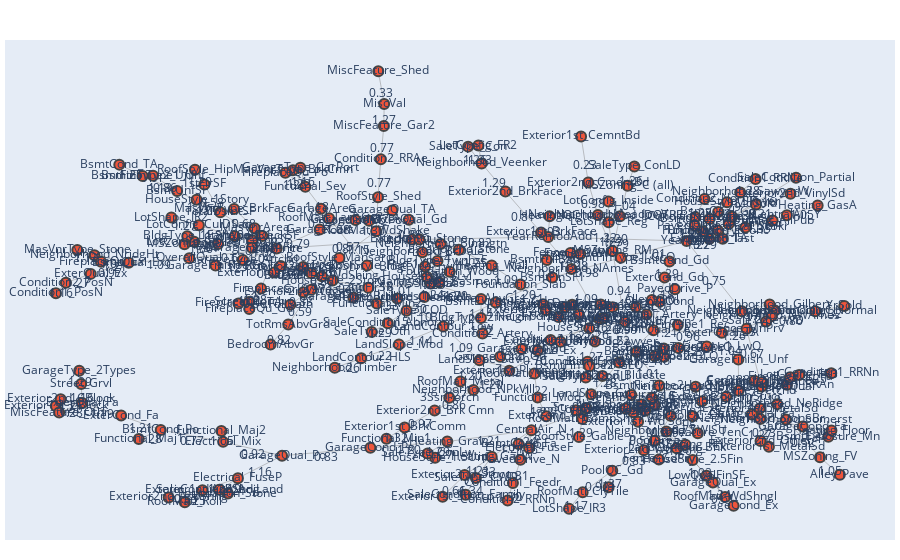

The code cell stored with this chart in its notebook:
### Code cell
import plotly.graph_objs as go
import pandas as pd
import numpy as np
import networkx as nx

def plot_mst(corrmat, corr_df):
    num_assets = corrmat.shape[1]

    distance_matrix = np.sqrt(2 * (1 - corrmat))

    dist_df = pd.DataFrame(distance_matrix, index=corr_df.columns,
                           columns=corr_df.columns)

    # Generate the MST using the networkx library
    G = nx.from_pandas_adjacency(dist_df)

    # Use Kruskal's algorithm to find the MST (networkx uses Kruskal's by default)
    T = nx.minimum_spanning_tree(G)

    # Draw the MST
    pos = nx.spring_layout(T)  # positions for all nodes

    # Function to create the interactive MST plot
    def plot_interactive_mst(T, pos):
        edge_x = []
        edge_y = []
        edge_weight = []

        for edge in T.edges(data=True):
            x0, y0 = pos[edge[0]]
            x1, y1 = pos[edge[1]]
            weight = edge[2]['weight']
            edge_x.extend([x0, x1, None])
            edge_y.extend([y0, y1, None])
            edge_weight.append(weight)

        edge_trace = go.Scatter(
            x=edge_x, y=edge_y,
            line=dict(width=0.5, color='#888'),
            hoverinfo='none',
            mode='lines')

        node_x = []
        node_y = []
        node_text = []

        for node in T.nodes():
            x, y = pos[node]
            node_x.append(x)
            node_y.append(y)
            node_text.append(str(node))

        node_trace = go.Scatter(
            x=node_x, y=node_y,
            mode='markers+text',
            text=node_text,
            hoverinfo='text',
            marker=dict(
                showscale=False,
                colorscale='YlGnBu',
                size=10,
                line_width=2))

        # Add edge weights to the plot
        middle_node_trace = go.Scatter(
            x=[],
            y=[],
            text=[],
            mode='text',
            textposition="bottom center",
            hoverinfo='none'
        )

        for edge in T.edges(data=True):
            x0, y0 = pos[edge[0]]
            x1, y1 = pos[edge[1]]
            middle_node_trace['x'] += tuple([(x0 + x1) / 2])
            middle_node_trace['y'] += tuple([(y0 + y1) / 2])
            weight = edge[2]['weight']
            middle_node_trace['text'] += tuple([f'{weight:.2f}'])

        fig = go.Figure(data=[edge_trace, node_trace, middle_node_trace],
                        layout=go.Layout(
                            showlegend=False,
                            hovermode='closest',
                            margin=dict(b=20,l=5,r=5,t=40),
                            xaxis=dict(showgrid=False, zeroline=False, showticklabels=False),
                            yaxis=dict(showgrid=False, zeroline=False, showticklabels=False))
                            )
        return fig

    # Using the positions from the previous matplotlib plot
    interactive_fig = plot_interactive_mst(T, pos)
    interactive_fig.show()
    
plot_mst(corrX, X_poly_corr)

### Figure 1 — Plotly figure (JSON) as saved in the notebook; plotly's stock layout.template omitted (floating-point values rounded to 4 significant figures; data arrays with more than 128 entries replaced by an {"elided": "..."} marker saying what was removed)
{"data": [{"hoverinfo": "none", "line": {"color": "#888", "width": 0.5}, "mode": "lines", "type": "scatter", "x": {"elided": "852 float values"}, "y": {"elided": "852 float values"}}, {"hoverinfo": "text", "marker": {"colorscale": [[0, "rgb(255,255,217)"], [0.125, "rgb(237,248,177)"], [0.25, "rgb(199,233,180)"], [0.375, "rgb(127,205,187)"], [0.5, "rgb(65,182,196)"], [0.625, "rgb(29,145,192)"], [0.75, "rgb(34,94,168)"], [0.875, "rgb(37,52,148)"], [1, "rgb(8,29,88)"]], "line": {"width": 2}, "showscale": false, "size": 10}, "mode": "markers+text", "text": {"elided": "285 str values"}, "type": "scatter", "x": {"elided": "285 float values"}, "y": {"elided": "285 float values"}}, {"hoverinfo": "none", "mode": "text", "text": {"elided": "284 str values"}, "textposition": "bottom center", "type": "scatter", "x": {"elided": "284 float values"}, "y": {"elided": "284 float values"}}], "layout": {"autosize": true, "hovermode": "closest", "margin": {"b": 20, "l": 5, "r": 5, "t": 40}, "showlegend": false, "xaxis": {"autorange": true, "range": [-1.112, 0.8915], "showgrid": false, "showticklabels": false, "type": "linear", "zeroline": false}, "yaxis": {"autorange": true, "range": [-0.8111, 1.038], "showgrid": false, "showticklabels": false, "type": "linear", "zeroline": false}}}
